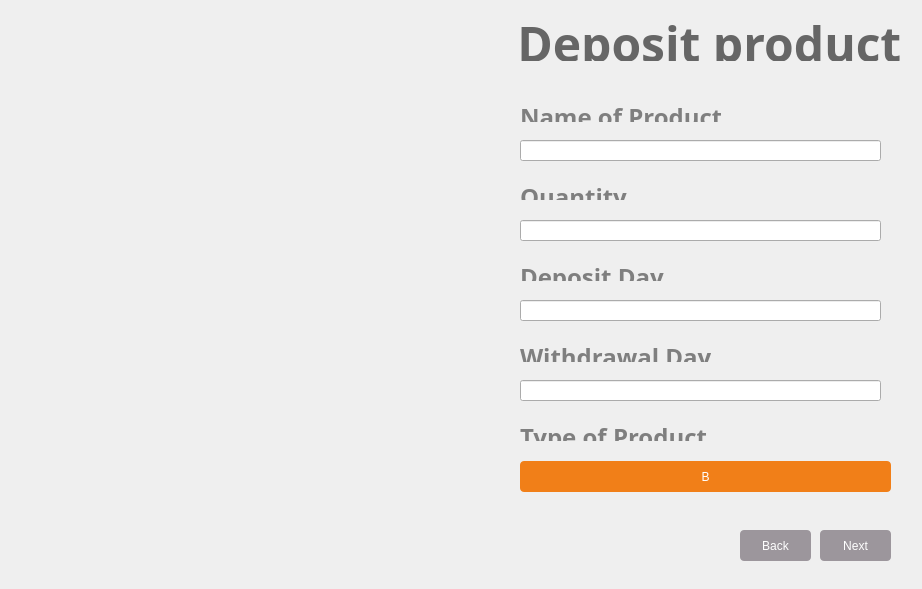
<?xml version="1.0" encoding="UTF-8"?>
<ui version="4.0">
 <class>Depositproductnext2</class>
 <widget class="QDialog" name="Depositproductnext2">
  <property name="geometry">
   <rect>
    <x>0</x>
    <y>0</y>
    <width>922</width>
    <height>589</height>
   </rect>
  </property>
  <property name="minimumSize">
   <size>
    <width>922</width>
    <height>589</height>
   </size>
  </property>
  <property name="maximumSize">
   <size>
    <width>922</width>
    <height>589</height>
   </size>
  </property>
  <property name="windowTitle">
   <string>Dialog</string>
  </property>
  <property name="styleSheet">
   <string notr="true">#Depositproductnext2{
border-image:url(:/images/018 Cloudy Knoxville.png)}
</string>
  </property>
  <widget class="QLineEdit" name="lineEdit_5">
   <property name="geometry">
    <rect>
     <x>520</x>
     <y>140</y>
     <width>361</width>
     <height>21</height>
    </rect>
   </property>
  </widget>
  <widget class="QLineEdit" name="lineEdit_6">
   <property name="geometry">
    <rect>
     <x>520</x>
     <y>220</y>
     <width>361</width>
     <height>21</height>
    </rect>
   </property>
  </widget>
  <widget class="QLineEdit" name="lineEdit_7">
   <property name="geometry">
    <rect>
     <x>520</x>
     <y>300</y>
     <width>361</width>
     <height>21</height>
    </rect>
   </property>
  </widget>
  <widget class="QLineEdit" name="lineEdit_8">
   <property name="geometry">
    <rect>
     <x>520</x>
     <y>380</y>
     <width>361</width>
     <height>21</height>
    </rect>
   </property>
  </widget>
  <widget class="QPushButton" name="pushButton_4">
   <property name="geometry">
    <rect>
     <x>520</x>
     <y>461</y>
     <width>371</width>
     <height>31</height>
    </rect>
   </property>
   <property name="styleSheet">
    <string notr="true">#pushButton_4{
color:white;
background-color:#F17F18;
border-width:0px;
border-radius:4px;
}

</string>
   </property>
   <property name="text">
    <string>B</string>
   </property>
  </widget>
  <widget class="QPushButton" name="pushButton_6">
   <property name="geometry">
    <rect>
     <x>820</x>
     <y>530</y>
     <width>71</width>
     <height>31</height>
    </rect>
   </property>
   <property name="styleSheet">
    <string notr="true">#pushButton_6{
color:white;
background-color:#9C969C;
border-width:0px;
border-radius:4px;
}
#pushButton_6:hover{
background-color:#F17F18;
}
</string>
   </property>
   <property name="text">
    <string>Next</string>
   </property>
  </widget>
  <widget class="QPushButton" name="pushButton_5">
   <property name="geometry">
    <rect>
     <x>740</x>
     <y>530</y>
     <width>71</width>
     <height>31</height>
    </rect>
   </property>
   <property name="styleSheet">
    <string notr="true">#pushButton_5{
color:white;
background-color:#9C969C;
border-width:0px;
border-radius:4px;
}
#pushButton_5:hover{
background-color:#F17F18;
}
</string>
   </property>
   <property name="text">
    <string>Back</string>
   </property>
  </widget>
  <widget class="QLabel" name="label_8">
   <property name="geometry">
    <rect>
     <x>490</x>
     <y>10</y>
     <width>451</width>
     <height>51</height>
    </rect>
   </property>
   <property name="font">
    <font>
     <family>AXIS</family>
     <pointsize>13</pointsize>
     <weight>75</weight>
     <italic>false</italic>
     <bold>true</bold>
    </font>
   </property>
   <property name="text">
    <string>&lt;html&gt;&lt;head/&gt;&lt;body&gt;&lt;p align=&quot;center&quot;&gt;&lt;span style=&quot; font-size:36pt; color:#666666;&quot;&gt;Deposit product &lt;/span&gt;&lt;/p&gt;&lt;/body&gt;&lt;/html&gt;</string>
   </property>
  </widget>
  <widget class="QLabel" name="label_3">
   <property name="geometry">
    <rect>
     <x>520</x>
     <y>100</y>
     <width>201</width>
     <height>22</height>
    </rect>
   </property>
   <property name="font">
    <font>
     <family>AXIS</family>
     <pointsize>18</pointsize>
     <weight>75</weight>
     <bold>true</bold>
    </font>
   </property>
   <property name="text">
    <string>&lt;html&gt;&lt;head/&gt;&lt;body&gt;&lt;p&gt;&lt;span style=&quot; color:#7f7f7f;&quot;&gt;Name of Product &lt;/span&gt;&lt;/p&gt;&lt;/body&gt;&lt;/html&gt;</string>
   </property>
  </widget>
  <widget class="QLabel" name="label_6">
   <property name="geometry">
    <rect>
     <x>520</x>
     <y>420</y>
     <width>201</width>
     <height>21</height>
    </rect>
   </property>
   <property name="font">
    <font>
     <family>AXIS</family>
     <pointsize>18</pointsize>
     <weight>75</weight>
     <bold>true</bold>
    </font>
   </property>
   <property name="text">
    <string>&lt;html&gt;&lt;head/&gt;&lt;body&gt;&lt;p&gt;&lt;span style=&quot; color:#7f7f7f;&quot;&gt;Type of Product &lt;/span&gt;&lt;/p&gt;&lt;/body&gt;&lt;/html&gt;</string>
   </property>
  </widget>
  <widget class="QLabel" name="label_4">
   <property name="geometry">
    <rect>
     <x>520</x>
     <y>260</y>
     <width>151</width>
     <height>21</height>
    </rect>
   </property>
   <property name="font">
    <font>
     <family>AXIS</family>
     <pointsize>18</pointsize>
     <weight>75</weight>
     <bold>true</bold>
    </font>
   </property>
   <property name="text">
    <string>&lt;html&gt;&lt;head/&gt;&lt;body&gt;&lt;p&gt;&lt;span style=&quot; color:#7f7f7f;&quot;&gt;Deposit Day &lt;/span&gt;&lt;/p&gt;&lt;/body&gt;&lt;/html&gt;</string>
   </property>
  </widget>
  <widget class="QLabel" name="label_5">
   <property name="geometry">
    <rect>
     <x>520</x>
     <y>180</y>
     <width>191</width>
     <height>20</height>
    </rect>
   </property>
   <property name="font">
    <font>
     <family>AXIS</family>
     <pointsize>18</pointsize>
     <weight>75</weight>
     <bold>true</bold>
    </font>
   </property>
   <property name="text">
    <string>&lt;html&gt;&lt;head/&gt;&lt;body&gt;&lt;p&gt;&lt;span style=&quot; color:#7f7f7f;&quot;&gt;Quantity &lt;/span&gt;&lt;/p&gt;&lt;/body&gt;&lt;/html&gt;</string>
   </property>
  </widget>
  <widget class="QLabel" name="label_7">
   <property name="geometry">
    <rect>
     <x>520</x>
     <y>340</y>
     <width>191</width>
     <height>22</height>
    </rect>
   </property>
   <property name="font">
    <font>
     <family>AXIS</family>
     <pointsize>18</pointsize>
     <weight>75</weight>
     <bold>true</bold>
    </font>
   </property>
   <property name="text">
    <string>&lt;html&gt;&lt;head/&gt;&lt;body&gt;&lt;p&gt;&lt;span style=&quot; color:#7f7f7f;&quot;&gt;Withdrawal Day &lt;/span&gt;&lt;/p&gt;&lt;/body&gt;&lt;/html&gt;</string>
   </property>
  </widget>
  <widget class="QLabel" name="label">
   <property name="geometry">
    <rect>
     <x>0</x>
     <y>0</y>
     <width>501</width>
     <height>601</height>
    </rect>
   </property>
   <property name="styleSheet">
    <string notr="true">#label{border-image:url(:/images/office-silo-containers-C5bcf82cae3e37112e71bc91082ebc7fc.jpg);}</string>
   </property>
   <property name="text">
    <string/>
   </property>
  </widget>
 </widget>
 <resources/>
 <connections/>
</ui>
